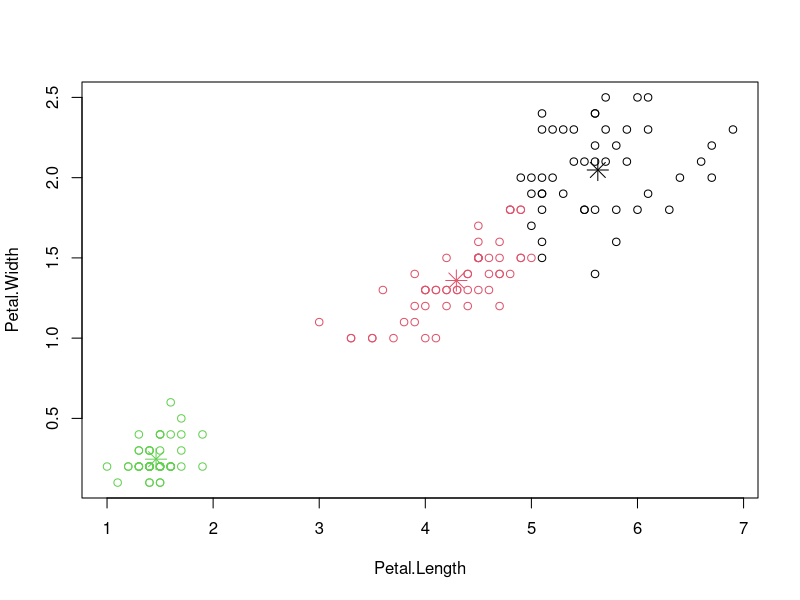

Here is the R script that generated this plot:

euclid <- function(points1, points2) {
  distanceMatrix=matrix(NA, nrow=dim(points1)[1], ncol=dim(points2)[1])
  for(i in 1:nrow(points2)) {
    distanceMatrix[,i]=sqrt(rowSums(t(t(points1)-points2[i,])^2))
  }
  distanceMatrix
}
K_means <- function(x,n, distFun, max){
  t=x
  t=as.matrix(t)
  centers=t[sample(nrow(t), n),]
  count=0
  repeat{
    dist=distFun(x, centers)
    clusters=apply(dist, 1, which.min)
    ncenters=apply(x, 2, tapply, clusters, mean)
    d=0
    for(i in 1:n)
      d=d+sqrt(sum((centers[i]-ncenters[i])^2))
    centers=ncenters
    count=count+1
    if (count>max) break
  }
  list(clusters=clusters, centers=centers)
}
head(iris)
x=iris
x$Sepal.Length=NULL
x$Sepal.Width=NULL
x$Species=NULL
r=K_means(x,3,euclid,20)
r$centers
r
plot(iris[c("Petal.Length", "Petal.Width")], col=r$cluster)
points(r$centers, col=1:3, pch=8, cex=2)